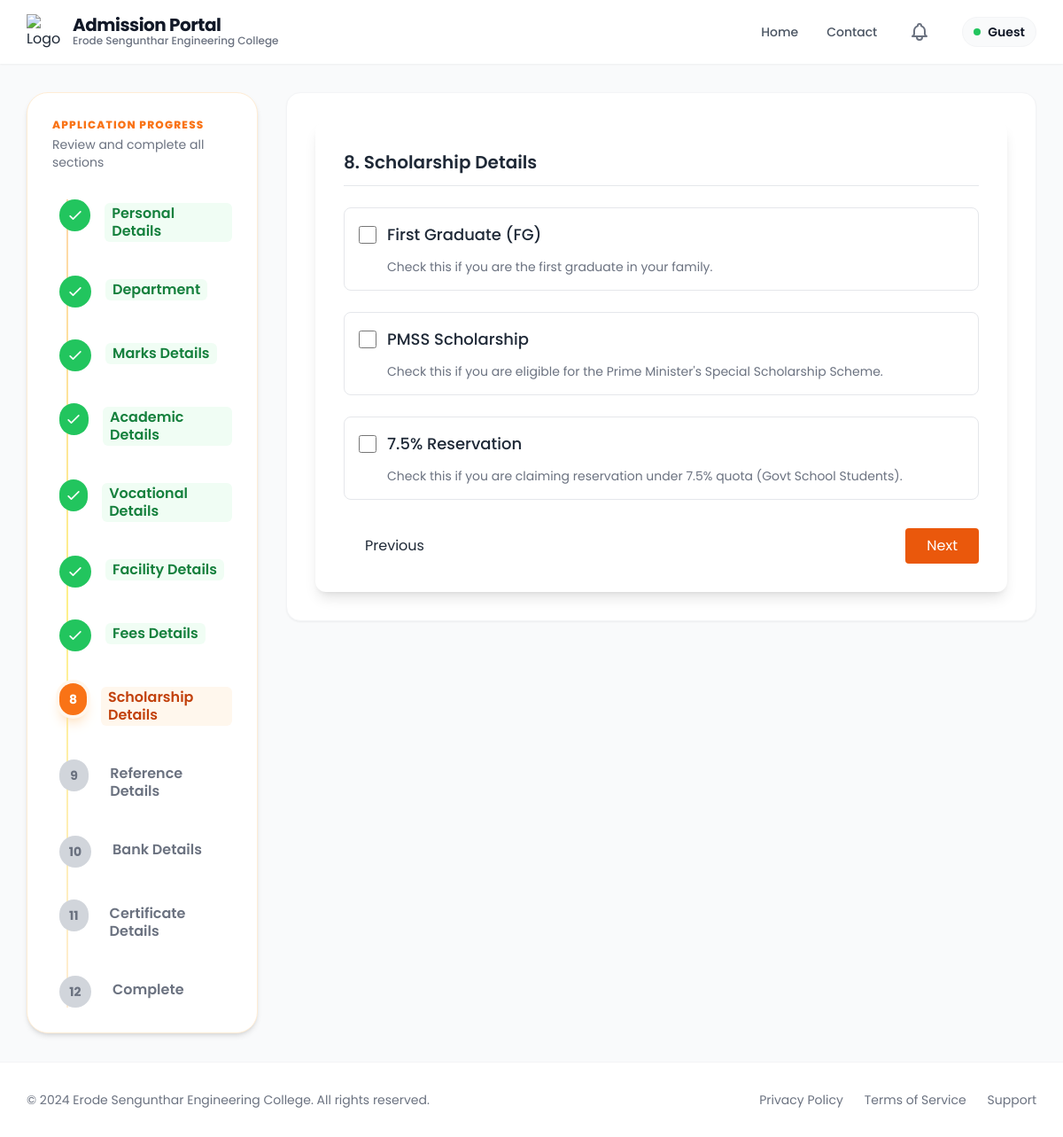
The page /scholarship_details/1000/ on the database as committed earlier.
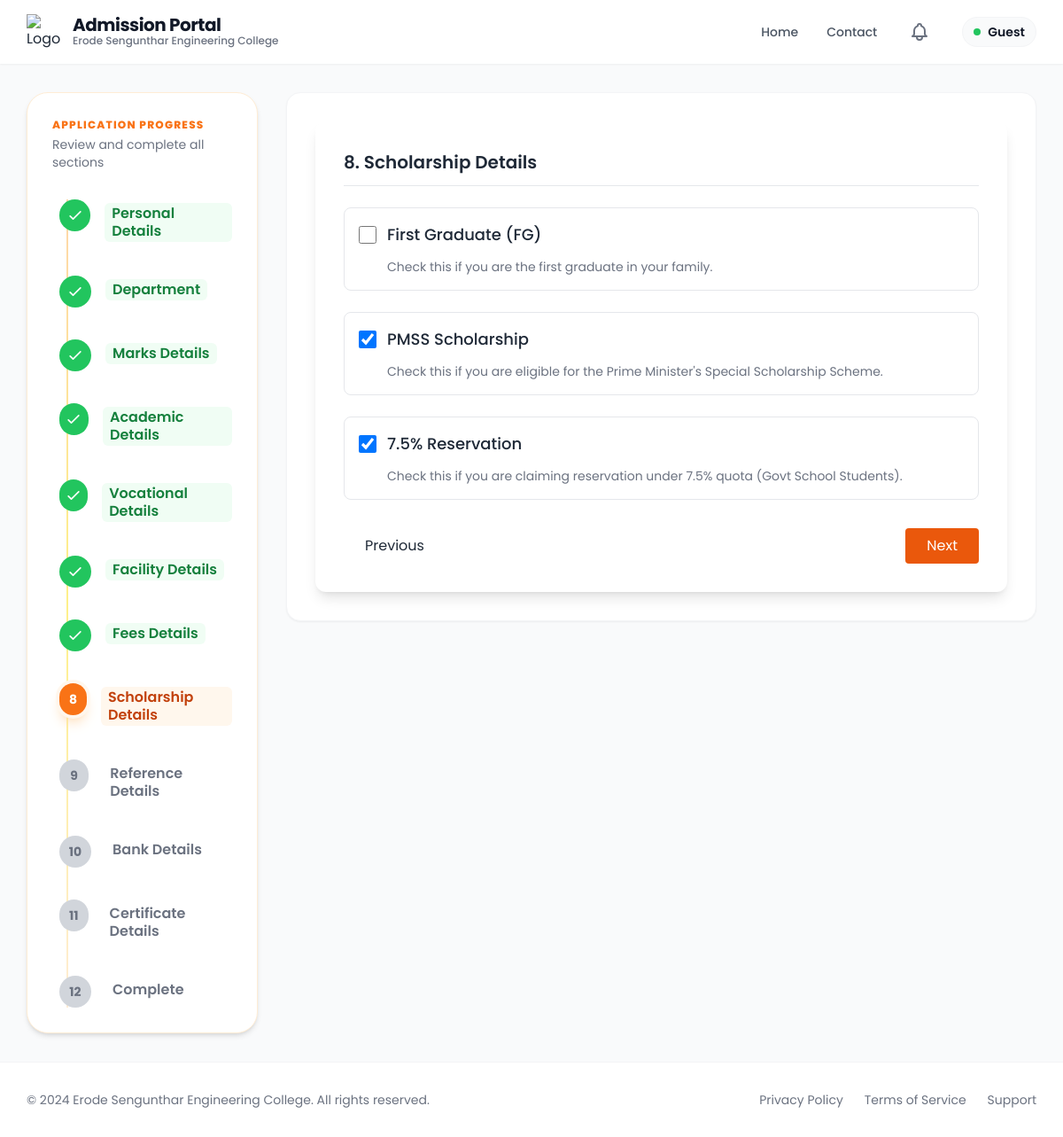
The same page on the database as committed later.
### app/models.py (models this page shows, shortened)
class Admission(models.Model):
    ADMISSION_STATUS_CHOICES = (
        ('enquired', 'Enquired'),
        ('admitted', 'Admitted'),
        ('discontinued', 'Discontinued'),
        ('left', 'Left'),
    )
    admission_status = models.CharField(max_length=20, choices=ADMISSION_STATUS_CHOICES, default='enquired')
    application_number = models.CharField(max_length=100, blank=True, null=True)
    application_date = models.DateField(blank=True, null=True)
    admission_date = models.DateField(blank=True, null=True)
    allotment_number = models.CharField(max_length=100, blank=True, null=True)
    portal_status = models.CharField(max_length=50, blank=True, null=True)
    quota = models.CharField(max_length=50, blank=True, null=True)
    roll_number = models.CharField(max_length=100, blank=True, null=True)
    unique_id = models.CharField(max_length=100, blank=True, null=True)
    umis_number = models.CharField(max_length=100, blank=True, null=True)
    level = models.CharField(max_length=10, blank=True, null=True)
    course = models.CharField(max_length=100, blank=True, null=True)
    branch = models.CharField(max_length=100, blank=True, null=True)
    department_preferences = models.JSONField(default=dict, blank=True, null=True)
    pg_dept = models.CharField(max_length=255, blank=True, null=True)
    is_fg = models.BooleanField(default=False, blank=True, null=True)
    fg_number = models.CharField(max_length=100, blank=True, null=True)
    pmss = models.BooleanField(default=False, blank=True, null=True)
    seven_five = models.BooleanField(default=False, blank=True, null=True)
    student_name = models.CharField(max_length=255, blank=True, null=True)
    dob = models.DateField(blank=True, null=True)
    gender = models.CharField(max_length=10, blank=True, null=True)
    community = models.CharField(max_length=50, blank=True, null=True)
    caste = models.CharField(max_length=100, blank=True, null=True)
    region = models.CharField(max_length=100, blank=True, null=True)
    aadhaar_number = models.CharField(max_length=12, blank=True, null=True)
    father_name = models.CharField(max_length=255, blank=True, null=True)
    mother_name = models.CharField(max_length=255, blank=True, null=True)
    guardian_name = models.CharField(max_length=255, blank=True, null=True)
    father_mobile = models.CharField(max_length=15, blank=True, null=True)
    mother_mobile = models.CharField(max_length=15, blank=True, null=True)
    guardian_mobile = models.CharField(max_length=15, blank=True, null=True)
    email = models.EmailField(blank=True, null=True)
    student_mobile = models.CharField(max_length=15, blank=True, null=True)
    address = models.TextField(blank=True, null=True)
    pincode = models.CharField(max_length=10, blank=True, null=True)
    district = models.CharField(max_length=100, blank=True, null=True)
    state = models.CharField(max_length=100, blank=True, null=True)
    country = models.CharField(max_length=100, blank=True, null=True)
    qualification = models.CharField(max_length=10, blank=True, null=True)
    tenth_total = models.CharField(max_length=50, blank=True, null=True)
    tenth_percentage = models.CharField(max_length=50, blank=True, null=True)
    twelfth_total = models.CharField(max_length=50, blank=True, null=True)
    twelfth_percentage = models.CharField(max_length=50, blank=True, null=True)
    twelfth_major = models.CharField(max_length=255, blank=True, null=True)
    twelth_reg_no = models.CharField(max_length=50, blank=True, null=True)
    maths_marks = models.DecimalField(max_digits=5, decimal_places=2, blank=True, null=True)
    physics_marks = models.DecimalField(max_digits=5, decimal_places=2, blank=True, null=True)
    chemistry_marks = models.DecimalField(max_digits=5, decimal_places=2, blank=True, null=True)
    cutoff_marks = models.DecimalField(max_digits=5, decimal_places=2, blank=True, null=True)
    diploma_total = models.CharField(max_length=50, blank=True, null=True)
    diploma_percentage = models.CharField(max_length=50, blank=True, null=True)
    diploma_major = models.CharField(max_length=255, blank=True, null=True)
    board = models.CharField(max_length=50, blank=True, null=True)
    year_passing = models.IntegerField(blank=True, null=True)
    medium = models.CharField(max_length=50, blank=True, null=True)
    last_school = models.CharField(max_length=255, blank=True, null=True)
    vocational_stream = models.CharField(max_length=255, blank=True, null=True)
    skill_proof = models.FileField(upload_to=vocational_upload_path, blank=True, null=True)
    college_fee = models.DecimalField(max_digits=10, decimal_places=2, blank=True, null=True)
    hostel_fee = models.DecimalField(max_digits=10, decimal_places=2, blank=True, null=True)
    bus_fee = models.DecimalField(max_digits=10, decimal_places=2, blank=True, null=True)
    other_fee = models.DecimalField(max_digits=10, decimal_places=2, blank=True, null=True)
    paid_fee = models.DecimalField(max_digits=10, decimal_places=2, blank=True, null=True)
    concession_amount = models.DecimalField(max_digits=10, decimal_places=2, blank=True, null=True)
    unpaid_fee = models.DecimalField(max_digits=10, decimal_places=2, blank=True, null=True)
    transaction_id = models.CharField(max_length=50, blank=True, null=True)
    transaction_date = models.DateTimeField(blank=True, null=True)
    had_paid = models.BooleanField(default=False, blank=True, null=True)
    facility_type = models.CharField(max_length=20, blank=True, null=True)
    hostel_name = models.CharField(max_length=100, blank=True, null=True)
    boarding_point = models.CharField(max_length=100, blank=True, null=True)
    bus_needed = models.CharField(max_length=10, blank=True, null=True)
    bus_route = models.CharField(max_length=255, blank=True, null=True)
    hostel_needed = models.CharField(max_length=10, blank=True, null=True)
    hostel_type = models.CharField(max_length=100, blank=True, null=True)
    room_type = models.CharField(max_length=100, blank=True, null=True)
    mess_type = models.CharField(max_length=100, blank=True, null=True)
    hostel_fee_amount = models.DecimalField(max_digits=10, decimal_places=2, blank=True, null=True)
    account_holder_name = models.CharField(max_length=255, blank=True, null=True)
    account_number = models.CharField(max_length=30, blank=True, null=True)
    bank_name = models.CharField(max_length=100, blank=True, null=True)
    ifsc_code = models.CharField(max_length=15, blank=True, null=True)
    bank_branch = models.CharField(max_length=100, blank=True, null=True)
    seeding_status = models.CharField(max_length=50, blank=True, null=True)
    tc = models.FileField(upload_to=certificate_upload_path, blank=True, null=True)
    community_cert = models.FileField(upload_to=certificate_upload_path, blank=True, null=True)
    aadhaar = models.FileField(upload_to=certificate_upload_path, blank=True, null=True)
    tenth_marksheet = models.FileField(upload_to=certificate_upload_path, blank=True, null=True)
    twelfth_marksheet = models.FileField(upload_to=certificate_upload_path, blank=True, null=True)
    photo = models.FileField(upload_to=photo_upload_path, blank=True, null=True)
    created_at = models.DateTimeField(auto_now_add=True)

### app/application_forms/scholarship_details.py (the view, shortened to what this page needs)
# urls.py: path('scholarship_details/<int:pk>/', scholarship_details.scholarship_details, name='scholarship_details'),
def scholarship_details(request, pk):
    try:
        admission = Admission.objects.filter(pk=pk).first()
        if not admission:
            messages.error(request, 'Admission record not found.')
            return redirect('personal_details')
        return render(request, 'details_form/scholarship_details.html', {
            'admission': admission,
            "steps": get_steps(),
            "current_step": 8
        })
    except Exception as e:
        logger.error(f"Error in scholarship_details view: {str(e)}")
        messages.error(request, 'An error occurred while processing your request.')
        return redirect('personal_details')

### app/utils.py (called while the page is built)
def get_steps():
    return [
        {"number": 1, "label": "Personal Details"},
        {"number": 2, "label": "Department"},
        {"number": 3, "label": "Marks Details"},
        {"number": 4, "label": "Academic Details"},
        {"number": 5, "label": "Vocational Details"},
        {"number": 6, "label": "Facility Details"},
        {"number": 7, "label": "Fees Details"},
        {"number": 8, "label": "Scholarship Details"},
        {"number": 9, "label": "Reference Details"},
        {"number": 10, "label": "Bank Details"},
        {"number": 11, "label": "Certificate Details"},
        {"number": 12, "label": "Complete"},
    ]

### templates/details_form/scholarship_details.html (shortened to what this page needs)
{% extends 'details_form/Created_base.html' %}
{% block content %}
{% include "details_form/tracker.html" %}
<div class="col-span-1 lg:col-span-9">
    <div class="bg-white rounded-2xl shadow-sm border border-gray-100 p-6 md:p-8">
        <form method="post" action="{% url 'scholarship_details' admission.pk %}" id="scholarshipForm">
            <div class="max-w-5xl mx-auto bg-white shadow-lg rounded-xl p-8">
                <h2 class="text-xl font-semibold mb-6 border-b pb-3">
                    8. Scholarship Details
                </h2>
                <div class="grid grid-cols-1 gap-6">
                    <div class="flex flex-col gap-6">
                        <div
                            class="flex flex-col gap-3 p-4 border rounded-lg hover:border-orange-200 transition-colors">
                            <div class="flex items-center gap-3">
                                <input type="checkbox" name="is_fg" id="is_fg" onchange="toggleFGNumber()" {% if admission and admission.is_fg %}checked{% endif %}
                                    class="w-5 h-5 text-orange-600 border-gray-300 rounded focus:ring-orange-500">
                                <label for="is_fg" class="font-medium text-lg">First Graduate (FG)</label>
                            </div>
                            <p class="text-gray-500 text-sm ml-8">Check this if you are the first graduate in your
                                family.</p>
                        </div>
                        <div
                            class="flex flex-col gap-3 p-4 border rounded-lg hover:border-orange-200 transition-colors">
                            <div class="flex items-center gap-3">
                                <input type="checkbox" name="pmss" id="pmss" {% if admission and admission.pmss %}checked{% endif %}
                                    class="w-5 h-5 text-orange-600 border-gray-300 rounded focus:ring-orange-500">
                                <label for="pmss" class="font-medium text-lg">PMSS Scholarship</label>
                            </div>
                            <p class="text-gray-500 text-sm ml-8">Check this if you are eligible for the Prime
                                Minister's Special Scholarship Scheme.</p>
                        </div>
                        <div
                            class="flex flex-col gap-3 p-4 border rounded-lg hover:border-orange-200 transition-colors">
                            <div class="flex items-center gap-3">
                                <input type="checkbox" name="seven_five" id="seven_five" {% if admission and admission.seven_five %}checked{% endif %}
                                    class="w-5 h-5 text-orange-600 border-gray-300 rounded focus:ring-orange-500">
                                <label for="seven_five" class="font-medium text-lg">7.5% Reservation</label>
                            </div>
                            <p class="text-gray-500 text-sm ml-8">Check this if you are claiming reservation under 7.5%
                                quota (Govt School Students).</p>
                        </div>
                    </div>
                </div>
                <div class="flex justify-between mt-8">
                    <button type="button" onclick="window.location.href='{% url 'fee_details' admission.pk %}';"
                        class="px-6 py-2 border rounded hover:bg-gray-100">
                        Previous
                    </button>
                    <button type="submit" class="bg-orange-600 text-white px-6 py-2 rounded hover:bg-orange-700">
                        Next
                    </button>
                </div>
            </div>
        </form>
    </div>
</div>
{% endblock %}

Rows that differ between the two databases and show on the page:
changed Admission: pmss "☐" → "☑"; seven_five "☐" → "☑"
